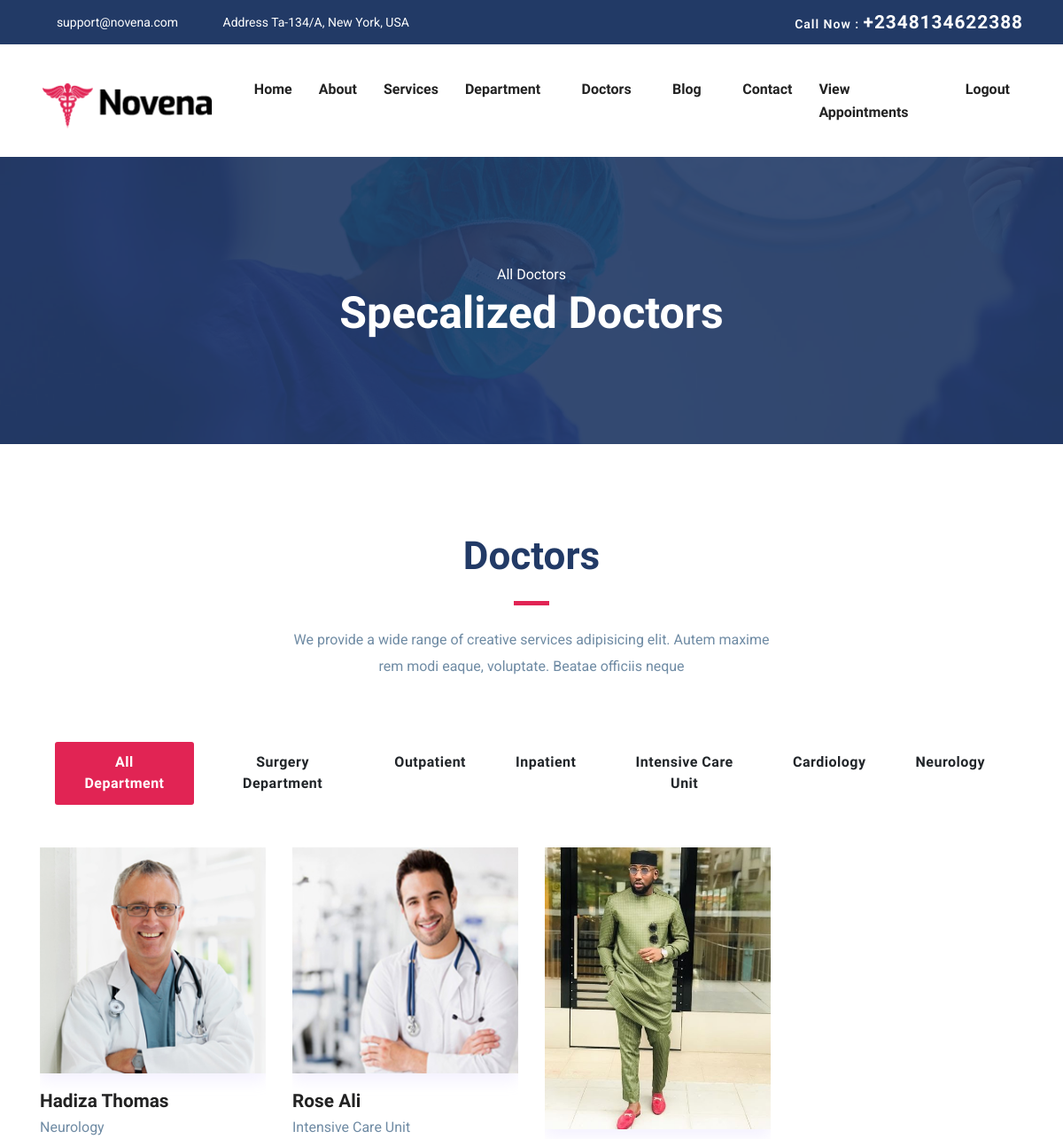
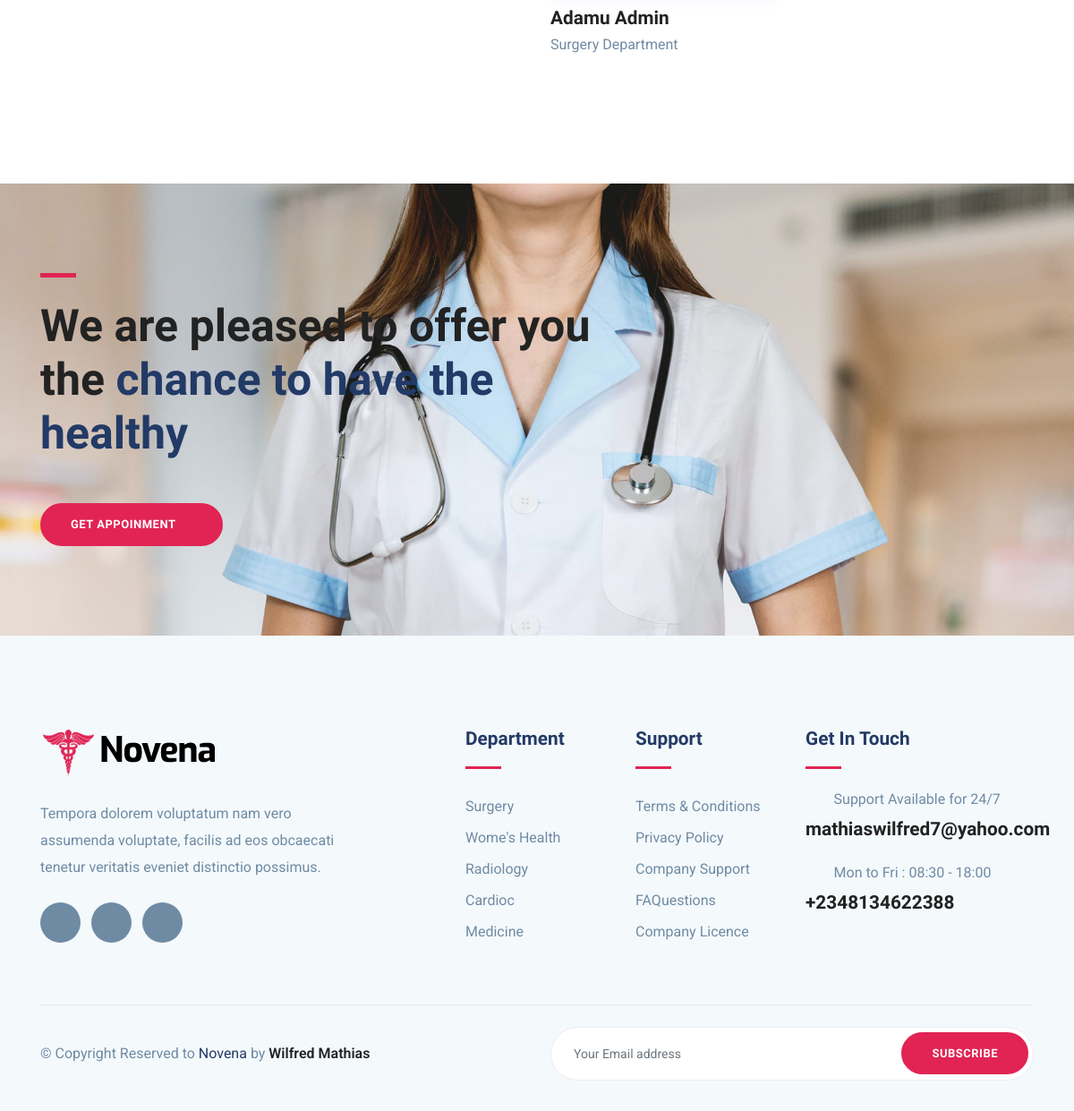
The app's page /doctor/ (signed in) with its own data (2 pictures, top to bottom).
### myapp/models.py (models this page shows, shortened)
class Department(models.Model):
    specialization = models.CharField(max_length=255, choices = DEPARTMENT_CHOICES)
    description=models.CharField(max_length=1000, null=True)
    image = models.ImageField(upload_to='department_images', null = True)
    def __str__(self):
        return self.specialization

class Doctor(models.Model):
    user = models.ForeignKey(User, on_delete=models.CASCADE)
    department = models.ForeignKey(Department, on_delete=models.CASCADE, null = True)
    image = models.ImageField(upload_to='doctor_images', null = True)
    description=models.CharField(max_length=1000, null=True)
    def imageUrl(self):
        if self.image:
            return self.image.url
        else:
            return ""

### authentications/models.py (models this page shows, shortened)
class CustomUser(AbstractUser):
    phone = models.CharField(max_length = 255, null = True, blank = True)
    fullname = models.CharField(max_length = 255, null = True, blank = True)
    image = models.ImageField(upload_to='user_images', null = True)
    is_doctor = models.BooleanField('Are you a Doctor?', default=False, null = True, blank = True)

### myapp/views.py (the view)
# urls.py: path('doctor/', views.doctor, name='doctor'),
def doctor(request):
    department = Department.objects.all()[:6]
    doctor = Doctor.objects.all()[:6]
    subscription(request)
    context = {
        'departments':department,
        'doctors':doctor
    }
    return render(request, 'myapp/doctor.html', context)

### myapp/sub.py (called while the page is built)
def subscription(request):
    if request.method =='POST' and 'email' in request.POST:
        email = request.POST.get('email')
        if Subscription.objects.filter(email = email).exists():
            messages.info(request, 'Someone has already subscribe with this email')
        else:
            subscribe, created=Subscription.objects.get_or_create(email = email)
            messages.error(request, 'Thank you for subscribing to our news letter')

### myapp/templates/myapp/doctor.html (shortened to what this page needs)
{% extends 'myapp/base/base.html' %}
{% load static %}
{% block content %}
<section class="page-title bg-1">
  <div class="container">
    <div class="row">
      <div class="col-md-12">
        <div class="block text-center">
          <span class="text-white">All Doctors</span>
          <h1 class="text-capitalize mb-5 text-lg">Specalized doctors</h1>
        </div>
      </div>
    </div>
  </div>
</section>
<section class="section doctors">
  <div class="container">
  	  <div class="row justify-content-center">
             <div class="col-lg-6 text-center">
                <div class="section-title">
                    <h2>Doctors</h2>
                    <div class="divider mx-auto my-4"></div>
                    <p>We provide a wide range of creative services adipisicing elit. Autem maxime rem modi eaque, voluptate. Beatae officiis neque </p>
                </div>
            </div>
        </div>
      <div class="col-12 text-center  mb-5">
	        <div class="btn-group btn-group-toggle " data-toggle="buttons">
	          <label class="btn active ">
	            <input type="radio" name="shuffle-filter" value="all" checked="checked" />All Department
	          </label>
			  {% for department in departments %}
	          <label class="btn ">
	            <input type="radio" name="shuffle-filter" value="cat1" />{{ department.specialization }}
	          </label>
	          {% endfor %}
	        </div>
      </div>
    <div class="row shuffle-wrapper portfolio-gallery">
		{% for doctor in doctors %}
      	<div class="col-lg-3 col-sm-6 col-md-6 mb-4 shuffle-item" data-groups="[&quot;cat1&quot;,&quot;cat2&quot;]">
	      	<div class="position-relative doctor-inner-box">
		        <div class="doctor-profile">
	               <div class="doctor-img">
	               		<img src="{{ doctor.imageUrl }}" alt="doctor-image" class="img-fluid w-100">
	               </div>
	            </div>
                <div class="content mt-3">
                	<h4 class="mb-0"><a href="{% url 'doctor_detail' doctor.id %}">{{ doctor.user.get_full_name }}</a></h4>
                	<p>{{ doctor.department }}</p>
                </div>
	      	</div>
      	</div>
		{% endfor %}
    </div>
  </div>
</section>
{% include 'myapp/base/chance.html'  %}
{% endblock %}

### myapp/static/myapp/css/style.css (style rules this page uses)
html { overflow-x: hidden; }
body { line-height: 1.6; font-family: "Roboto", sans-serif; -webkit-font-smoothing: antialiased; font-size: 16px; color: #6F8BA4; font-weight: 400; }
h1, .h1, h2, .h2, h3, .h3, h4, .h4, h5, .h5, h6, .h6 { font-family: "Exo", sans-serif; font-weight: 700; color: #222; }
h1, .h1 { font-size: 2.5rem; }
h2, .h2 { font-size: 44px; }
h4, .h4 { font-size: 1.3rem; line-height: 30px; }
p { line-height: 30px; }
.btn { display: inline-block; font-size: 14px; font-size: 0.8125rem; font-weight: 700; letter-spacing: .5px; padding: .75rem 2rem; font-family: "Exo", sans-serif; text-transform: uppercase; border-radius: 5px; border: 2px solid transparent; transition: all .35s ease; }
.section { padding: 100px 0; }
.text-lg { font-size: 3.75rem; }
a { color: #222; text-decoration: none; transition: all .35s ease; }
.page-title { padding: 120px 0px 70px 0px; position: relative; }
.page-title .block h1 { color: #fff; }
.section-title { margin-bottom: 70px; }
.section-title h2 { color: #223a66; }
.text-lg { font-size: 50px; }
.bg-1 { background: url("../images/bg/22.jpg") no-repeat 50% 50%; background-size: cover; position: relative; }
.divider { width: 40px; height: 5px; background: #e12454; }
.doctors .btn-group .btn { border-radius: 0px; margin: 0px 2px; text-transform: capitalize; font-size: 16px; padding: .6rem 1.5rem; cursor: pointer; }
.doctors .btn-group .btn.active { box-shadow: none !important; border-color: transparent; background: #e12454; color: #fff; }
.doctors .btn-group > .btn-group:not(:last-child) > .btn, .doctors .btn-group > .btn:not(:last-child):not(.dropdown-toggle), .doctors .btn-group > .btn:not(:first-child) { border-radius: 3px; }
.doctor-inner-box { overflow: hidden; }
.doctor-inner-box .doctor-profile { overflow: hidden; position: relative; box-shadow: 0px 8px 16px 0px rgba(200, 183, 255, 0.2); }
.doctor-inner-box .doctor-profile .doctor-img { transition: all .35s ease; }

### records on screen
Department: specialization "Surgery Department"
Department: specialization "Outpatient"
Department: specialization "Inpatient"
Department: specialization "Intensive Care Unit"
Department: specialization "Cardiology"
Department: specialization "Neurology"
Doctor: imageUrl (picture), user.get_full_name "Hadiza Thomas", department "Neurology"
Doctor: imageUrl (picture), user.get_full_name "Rose Ali", department "Intensive Care Unit"
Doctor: imageUrl (picture), user.get_full_name "Adamu Admin", department "Surgery Department"
